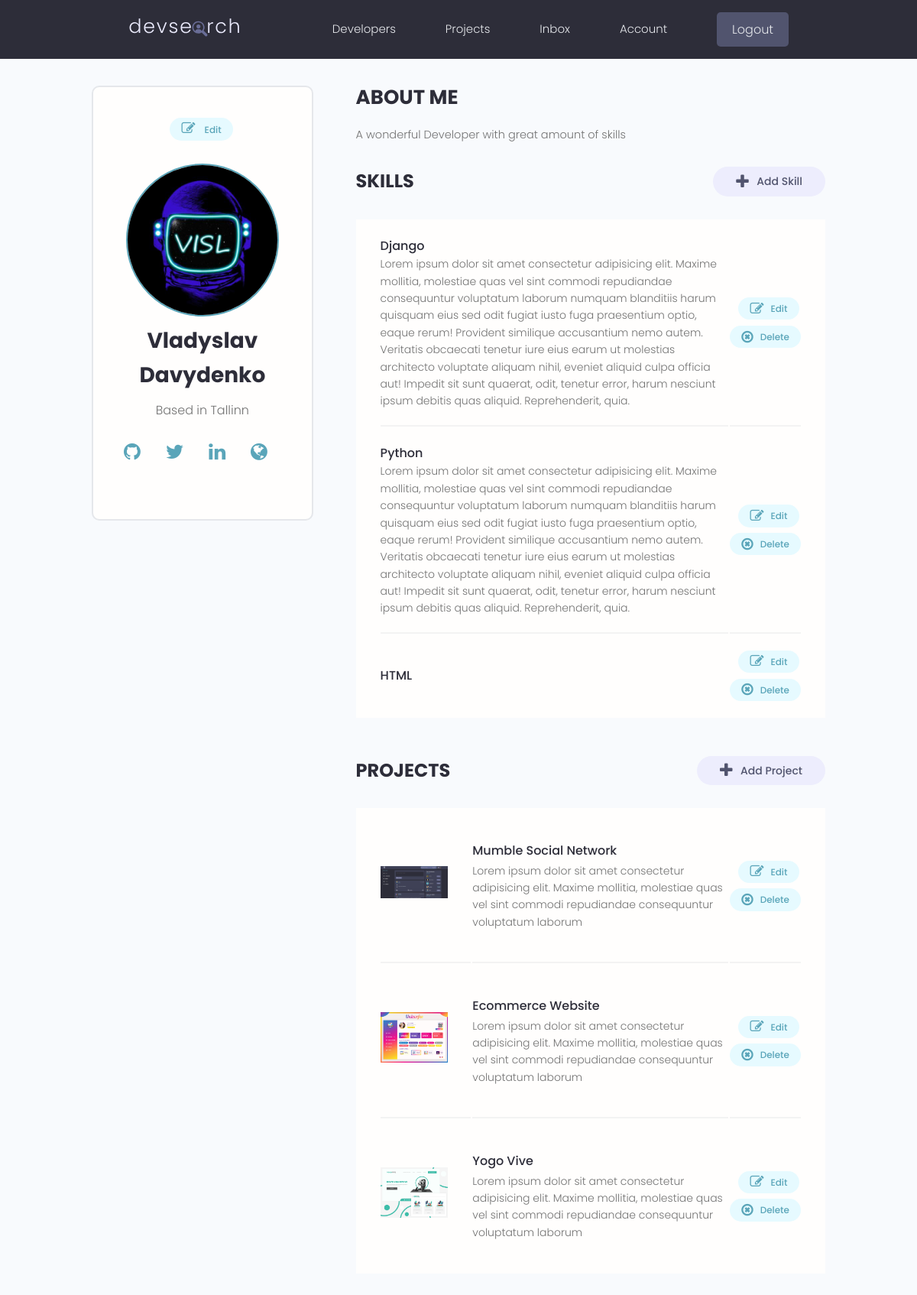
The app's page /account/ (signed in) with its own data.
### users/models.py (models this page shows, shortened)
class Profile(models.Model):
    user = models.OneToOneField(User, on_delete=models.CASCADE, null=True, blank=True)
    name = models.CharField(max_length=200, blank=True, null=True)
    email = models.EmailField(max_length=500, blank=True, null=True)
    username = models.CharField(max_length=200, blank=True, null=True)
    location = models.CharField(max_length=200, blank=True, null=True)
    short_intro = models.CharField(max_length=200, blank=True, null=True)
    bio = models.TextField(blank=True, null=True)
    profile_image = models.ImageField(null = True, blank=True, upload_to='profiles/', default= 'profiles/user-default.png')
    social_github = models.CharField(max_length=200, blank=True, null=True)
    social_stackoverflow = models.CharField(max_length=200, blank=True, null=True)
    social_twitter = models.CharField(max_length=200, blank=True, null=True)
    social_linkedin = models.CharField(max_length=200, blank=True, null=True)
    social_website = models.CharField(max_length=200, blank=True, null=True)
    id = models.UUIDField(default=uuid.uuid4, unique=True, primary_key=True, editable=False)

class Skill(models.Model):
    owner = models.ForeignKey(Profile, on_delete=models.CASCADE, null=True, blank=True)
    name = models.CharField(max_length=200, blank=True, null=True)
    description = models.TextField(blank=True, null=True)
    created = models.DateTimeField(auto_now_add=True)
    id = models.UUIDField(default=uuid.uuid4, unique=True, primary_key=True, editable=False)

### projects/models.py (models this page shows, shortened)
class Project(models.Model):
    owner = models.ForeignKey(Profile, null = True, blank=True, on_delete=models.SET_NULL)
    title = models.CharField(max_length=200)
    description = models.TextField(null=True, blank=True)
    featured_image = models.ImageField(null=True, blank=True, default="default.jpg")
    demo_link = models.CharField(max_length=2000, null=True, blank=True)
    source_link = models.CharField(max_length=2000, null=True, blank=True)
    vote_total = models.IntegerField(default=0, null=True, blank=True)
    vote_ratio = models.IntegerField(default=0, null=True, blank=True)
    tags = models.ManyToManyField('Tag', blank=True)
    created = models.DateTimeField(auto_now_add=True)
    id = models.UUIDField(default=uuid.uuid4, unique=True, primary_key=True, editable=False)
    class Meta:
        ordering=['-vote_ratio', '-vote_total', 'title']

### users/views.py (the view)
# urls.py: path('account/', views.userAccount, name='account'),
@login_required(login_url='login')
def userAccount(request):
    profile = request.user.profile
    skills = profile.skill_set.all()
    projects = profile.project_set.all()
    context = {'profile': profile, 'skills': skills, 'projects': projects}
    return render(request, 'users/account.html', context)

### users/templates/users/account.html (shortened to what this page needs)
{% extends 'main.html' %}
{% block content %}
<main class="settingsPage profile my-md">
  <div class="container">
    <div class="layout">
      <div class="column column--1of3">
        <div class="card text-center">
          <div class="card__body dev">
            <a class="tag tag--pill tag--main settings__btn" href="{% url 'edit-account' %}"><i class="fa fa-edit"></i>
              Edit</a>
            <img class="avatar avatar--xl dev__avatar" src="{{profile.profile_image.url}}" />
            <h2 class="dev__name">{{profile.name}}</h2>
            <p class="dev__location">Based in {{profile.location}}</p>
            <ul class="dev__social">
              {% if profile.social_github %}
              <li>
                <a title="Github" href="{{profile.social_github}}" target="_blank"><i class="fa fa-github"></i></a>
              </li>
              {% endif %}
              {% if profile.social_twitter %}
              <li>
                <a title="Twitter" href="{{profile.social_twitter}}" target="_blank"><i class="fa fa-twitter"></i></a>
              </li>
              {% endif %}
              {% if profile.social_linkedin %}
              <li>
                <a title="LinkedIn" href="{{profile.social_linkedin}}" target="_blank"><i
                    class="fa fa-linkedin"></i></a>
              </li>
              {% endif %}
              {% if profile.social_website %}
              <li>
                <a title="Personal Website" href="{{profile.social_website}}" target="_blank"><i
                    class="fa fa-globe"></i></a>
              </li>
              {% endif %}
            </ul>
          </div>
        </div>
      </div>
      <div class="column column--2of3">
        <div class="devInfo">
          <h3 class="devInfo__title">About Me</h3>
          <p class="devInfo__about">{{profile.bio}}</p>
        </div>
        <div class="settings">
          <h3 class="settings__title">Skills</h3>
          <a class="tag tag--pill tag--sub settings__btn tag--lg" href="{% url 'create-skill' %}"><i
              class="fa fa-plus"></i> Add Skill</a>
        </div>
        <table class="settings__table">
          {% for skill in skills %}
          <tr>
            <td class="settings__tableInfo">
              <h4>{{skill.name}}</h4>
              <p>
                {{skill.description}}
              </p>
            </td>
            <td class="settings__tableActions">
              <a class="tag tag--pill tag--main settings__btn" href="{% url 'update-skill' skill.id %}"><i
                  class="fa fa-edit"></i> Edit</a>
              <a class="tag tag--pill tag--main settings__btn" href="{% url 'delete-skill' skill.id %}?next=/account"><i
                  class="fa fa-times-circle-o"></i>
                Delete</a>
            </td>
          </tr>
          {% endfor %}
        </table>
        <div class="settings">
          <h3 class="settings__title">Projects</h3>
          <a class="tag tag--pill tag--sub settings__btn tag--lg" href="{% url 'create-project' %}"><i
              class="fa fa-plus"></i> Add Project</a>
        </div>
        <table class="settings__table">
          {% for project in projects %}
          <tr>
            <td class="settings__thumbnail">
              <a href="{% url 'single-project' project.id %}"><img src="{{project.featured_image.url}}" alt="Project Thumbnail" /></a>
            </td>
            <td class="settings__tableInfo">
              <a href="{% url 'single-project' project.id %}">{{project.title}}</a>
              <p>{{project.description|slice:"150"}}</p>
            </td>
            <td class="settings__tableActions">
              <a class="tag tag--pill tag--main settings__btn" href="{% url 'update-project' project.id %}"><i
                  class="fa fa-edit"></i> Edit</a>
              <a class="tag tag--pill tag--main settings__btn"
                href="{% url 'delete-project' project.id %}?next=/account"><i class="fa fa-times-circle-o"></i>
                Delete</a>
            </td>
          </tr>
          {% endfor %}
        </table>
      </div>
    </div>
  </div>
</main>
{% endblock %}

### static/styles/app.css (style rules this page uses)
:root { --color-sub: #2d2d39; }
.card { border: 2px solid var(--color-light); }
img { width: 100%; }
.tag > i.fa { font-size: 1.5em; margin-right: 0.5em; }
i.fa { font-size: 1.7em; margin-right: 0.7em; }
.profile .card > .dev { padding: 4rem; }
.dev__avatar { display: block; margin: auto; }
.dev__name { color: var(--color-sub); font-size: 2.8rem; font-weight: 700; margin-top: 1rem; margin-bottom: 0.5rem; }
.dev__location { margin-top: 1rem; }
.dev__social { margin: 3rem 0; list-style: none; display: flex; justify-content: center; gap: 1.5rem; }
.devInfo { margin-bottom: 3rem; }
.devInfo__title, .devInfo__subtitle { font-size: 2.6rem; color: var(--color-sub); text-transform: uppercase; font-weight: 700; margin-bottom: 1.5rem; }
.devInfo__about, .devSkill__info { font-size: 1.45rem; line-height: 1.7; text-align: justify; }
.settingsPage .dev > .settings__btn { display: inline-block; margin-bottom: 3rem; }
.settings { display: flex; justify-content: space-between; align-items: center; }
.settings__title { font-size: 2.4rem; text-transform: uppercase; font-weight: 700; color: var(--color-sub); }
.settings__table { margin-top: 3rem; margin-bottom: 5rem; padding: 0 3rem; background: var(--color-white); }
.settings__table tr { width: 100%; }
.settings__table tr > td { padding: 2rem 0; }
.settings__table tr:not(:last-child) td { border-bottom: 2px solid var(--color-white-light); }
.settings__thumbnail { width: 23%; min-width: 10rem; }
.settings__thumbnail img { padding-right: 3rem; height: 15rem; object-fit: contain; }
.settings__tableInfo { width: 100%; }
.settings__tableInfo h4, .settings__tableInfo a { padding-right: 1rem; width: auto; font-size: 1.6rem; font-weight: 500; color: var(--color-sub); }
.settings__tableInfo p { font-size: 1.4rem; }
.settings__tableActions { text-align: right; }

### static/uikit/styles/modules/_variables.css (style rules this page uses)
:root { --color-main: #5aa5b9; --color-main-light: #e6faff; --color-sub: #3f4156; --color-sub-light: #51546e; --color-sub-lighter: #ededfd; --color-text: #737373; --color-gray: #8b8b8b; --color-light: #e5e7eb; --color-light-gray: #767676; --color-bg: #f8fafd; --color-white: #fffefd; --color-white-light: #f3f3f3; --color-success: #359e64; --color-success-bg: #def8e8; --color-error: #fc4b0b; --color-error-bg: #fff2ee; --font-base: 'Poppins', arial, helvetica, 'Segoe UI', roboto, ubuntu, sans-serif; --font-monospace: 'Fira Code', 'Courier New', courier, monospace; --font-regular: 300; --font-medium: 500; --font-bold: 700; --generic-shadow: 1px 1px 5px #00000010; --generic-transition: all 0.3s ease-in-out; }

### static/uikit/styles/modules/_base.css (style rules this page uses)
* { margin: 0; padding: 0; box-sizing: border-box; text-rendering: optimizeLegibility; color: inherit; font-size: inherit; }
html { font-size: 50%; }
@media only screen and (min-width: 480px) { html { font-size: 56.25%; } }
@media only screen and (min-width: 1200px) { html { font-size: 62.5%; } }
body { line-height: 1.6; font-weight: 400; font-size: 1.5rem; color: var(--color-text); background-color: var(--color-bg); min-height: 100vh; }

### static/uikit/styles/modules/_typography.css (style rules this page uses)
* { font-family: var(--font-base); }
h2 { font-size: 3.6rem; font-weight: var(--font-bold); }
h3 { font-size: 3.2rem; font-weight: var(--font-medium); }
h4 { font-size: 2.8rem; font-weight: var(--font-medium); }
p, span, strong { font-size: 1.6rem; color: var(--color-text); font-weight: var(--font-regular); }
a { padding-bottom: 2px; text-decoration: none; display: inline-block; color: var(--color-main); font-weight: var(--font-medium); }

### static/uikit/styles/modules/_utilities.css (style rules this page uses)
.container { width: 92%; max-width: 165rem; margin: 0 auto; box-sizing: border-box; }
@media screen and (min-width: 1000px) { .container { width: 90%; } }
@media screen and (min-width: 1200px) { .container { width: 80%; } }
.text-center { text-align: center; }
.my-md { margin: 3rem auto; }

### static/uikit/styles/modules/_avatar.css (style rules this page uses)
.avatar { border-radius: 50%; border: 2px solid var(--color-main); object-fit: cover; }
.avatar--xl { height: 20rem; width: 20rem; }

### static/uikit/styles/modules/_card.css (style rules this page uses)
.card { border-radius: 1rem; background-color: var(--color-white); border: 1.5px solid var(--color-light); width: auto; height: auto; margin-top: 0.5rem; margin-bottom: 0.5rem; overflow: hidden; }
.card__body, .card__header { padding: 2rem 2.5rem; }

### static/uikit/styles/modules/_layout.css (style rules this page uses)
.layout { display: flex; flex-flow: row wrap; justify-content: space-between; }
.layout > .column { margin-bottom: 3rem; }
.layout > .column.column--1of3 { flex-basis: 30%; }
.layout > .column.column--2of3 { flex-basis: 64%; }

### records on screen
Profile: profile_image (picture), name "Vladyslav Davydenko", location "Tallinn", bio "A wonderful Developer with great amount of skills"
Skill: name "Django", description "Lorem ipsum dolor sit amet consectetur adipisicing elit. Maxime mollitia, molestiae quas vel sint commodi repudiandae consequuntur voluptatum laborum numquam blanditiis harum quisquam eius sed odit fugiat iusto fuga praesentium optio, eaque rerum! Provident similique accusantium nemo autem. Veritatis obcaecati tenetur iure eius earum ut molestias architecto voluptate aliquam nihil, eveniet aliquid culpa officia aut! Impedit sit sunt quaerat, odit, tenetur error, harum nesciunt ipsum debitis quas aliquid. Reprehenderit, quia."
Skill: name "Python", description "Lorem ipsum dolor sit amet consectetur adipisicing elit. Maxime mollitia, molestiae quas vel sint commodi repudiandae consequuntur voluptatum laborum numquam blanditiis harum quisquam eius sed odit fugiat iusto fuga praesentium optio, eaque rerum! Provident similique accusantium nemo autem. Veritatis obcaecati tenetur iure eius earum ut molestias architecto voluptate aliquam nihil, eveniet aliquid culpa officia aut! Impedit sit sunt quaerat, odit, tenetur error, harum nesciunt ipsum debitis quas aliquid. Reprehenderit, quia."
Skill: name "HTML"
Project: featured_image (picture), title "Mumble Social Network", description "Lorem ipsum dolor sit amet consectetur adipisicing elit. Maxime mollitia, molestiae quas vel sint commodi repudiandae consequuntur voluptatum laborum"
Project: featured_image (picture), title "Ecommerce Website", description "Lorem ipsum dolor sit amet consectetur adipisicing elit. Maxime mollitia, molestiae quas vel sint commodi repudiandae consequuntur voluptatum laborum"
Project: featured_image (picture), title "Yogo Vive", description "Lorem ipsum dolor sit amet consectetur adipisicing elit. Maxime mollitia, molestiae quas vel sint commodi repudiandae consequuntur voluptatum laborum"
